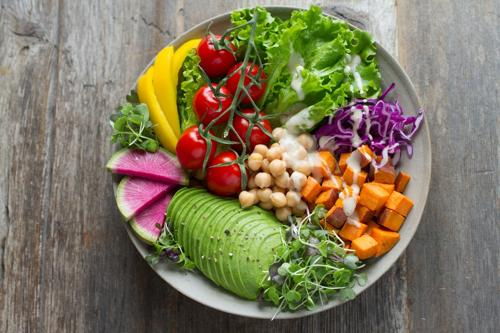
#> input picture learning_crawling/images_zip/images/photo1.jpg, 500 x 333 px, found by its file name
$ python zip_img.py
#> lines starting #> are read from the running program, lines starting #| are printed output that depends on the picture
# 이미지 100만개를 한번에 리사이즈하고 용량을 압출하려면
# 특히 파이썬으로 웹 서버를 만들 때 이미지 압축이 필요
# pip install Pillow 파이썬 이미지 라이브러리
from PIL import Image
img_jpg = Image.open('learning_crawling/images_zip/images/photo1.jpg').convert('L') # 흑백 변환
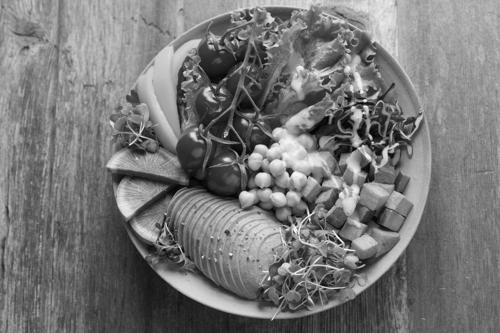
#> img_jpg: PIL image 500x333 L; min 1, max 255, mean 119.2
# img_jpg.resize((300, 500))  # 가로, 세로 (이미지가 짜부될 수 있음)
# img_jpg.thumbnail((300,500)) # 가로, 세로 (이미지 비율을 유지하면서 리사이즈) 가상의 박스 안에 맞춤
img_croped = img_jpg.crop((50, 50, 150, 150)) # 이미지 자르기 (좌표) (왼쪽 위 좌표, 오른쪽 아래 좌표 )
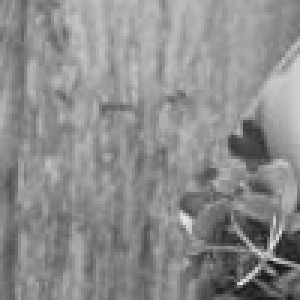
#> img_croped: PIL image 100x100 L (shown 3 times larger); min 17, max 233, mean 140.2

img_jpg.save('learning_crawling/images_zip/images/new_photo1.jpg',quality=65, progressive=True) # 이미지를 저장 // progressive=True 웹상에서 더 빠른 로딩시간 제공
# jpg 파일의 용량을 압축하고 싶으면 quality 속성 사용 (0 ~ 95, 기본 75)

# png 파일의 용량을 압축하고 싶으면 quantize 사용 // 이미지 압축이 안됨
# Image.quantize(colors=256, method=None, kmeans=0, palette=None, dither=1)

# png 파일을 jpg로 변환
img_png = Image.open('learning_crawling/images_zip/images/photo4.png')
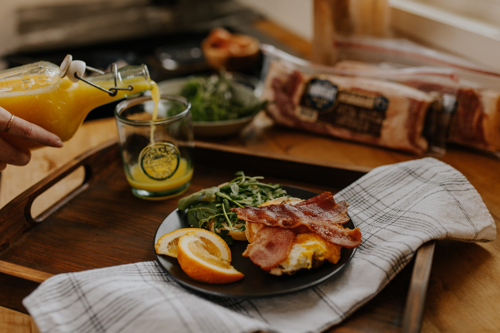
#> input picture learning_crawling/images_zip/images/photo4.png, 500 x 333 px, found by its file name
#> img_png is the input picture: PIL image 500x333 RGB; mean R, G, B 105, 80.7, 56.8
img_png.thumbnail((300, 500))
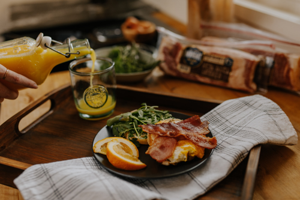
#> img_png: PIL image 300x200 RGB; mean R, G, B 105, 80.7, 56.8
img_png.save('learning_crawling/images_zip/images/new_photo4.jpg')

# 100만개 사이즈를 줄여보자
import os
경로 = os.getcwd() # 현재 작업 디렉터리의 절대 경로를 가져옴
print(경로)
# 파일들을 다 가져옴
파일들 = os.listdir(경로 + '/learning_crawling/images_zip/images')
print(파일들)

for i in 파일들 :
    img_zip = Image.open(f'learning_crawling/images_zip/images/{i}')
#> img_zip is the input picture: PIL image 500x333 RGB; mean R, G, B 129, 119.2, 93.3
    img_zip.thumbnail((500, 2500))
    img_zip.save(f'learning_crawling/images_zip/images/roop_new_{i}')
